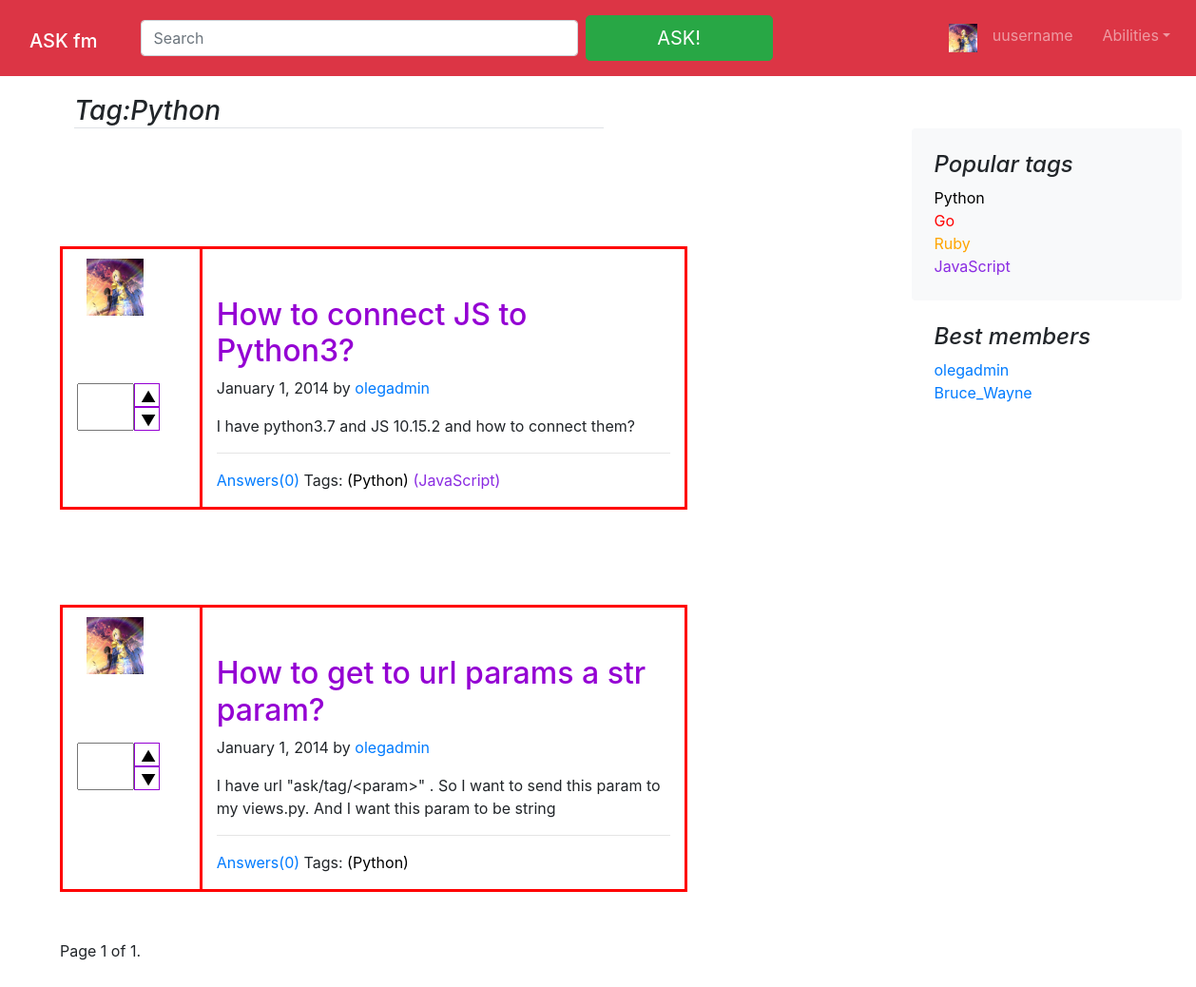
The app's page /tag/Python/ with its own data.
### ask/models.py (models this page shows, shortened)
class Tag(models.Model):
    name = models.CharField(max_length=15)
    color = models.CharField(max_length=15)
    object1 = TagManager
    class Meta:
        verbose_name = 'Тег'
        verbose_name_plural = 'Теги'

class Question(models.Model):
    title = models.CharField(max_length=255)
    text = models.TextField()
    author = models.ForeignKey(
        User, on_delete=models.SET_NULL, null=True, blank=True)
    pub_date = models.DateTimeField('date published')
    rating = models.IntegerField(default=0)
    tags = models.ManyToManyField(Tag)
    object1 = QuestionManager
    class Meta:
        verbose_name = 'Вопрос'
        verbose_name_plural = 'Вопросы'

### ask/views.py (the view)
# urls.py: url(r'^tag/(?P<tag_name>\w+)/$', views.tag, name='tag'),
def tag(request, tag_name):
    q = Question.objects.filter(tags__name__contains=tag_name)
    t = Tag.object1.besters()
    paginator = Paginator(q, 2)  # Show 1 contacts per page
    page = request.GET.get('page')
    question_list = paginator.get_page(page)
    return render(
        request,
        'ask/tag.html', {
            'tag_name': tag_name,
            'tags': t,
            'question_list': question_list,
            'users': User.objects.all(),
        }
    )

### ask/models.py (called while the page is built)
    def besters():
        return Tag.objects.order_by('id')

### ask/templates/ask/tag.html (shortened to what this page needs)
{% extends './base.html' %}
{% block content %}
  <main role="main" class="container-fluid m-5">
  <div class="row">
    <div class="col-md-8 col-sm-8 blog-main">
      <h3 class="mb-4 font-italic border-bottom">
      Tag:{{ tag_name }}
      </h3>
    </div>
{% for question in question_list %}
    <div class="container-fluid" style="margin-top: 0px">
      <div class="row">
        <div class="col col-2" style="border: 3px solid red;border-right: none">
         <a class="blog-post" href="#"><img src="/static/img/fffzRA7cwYA.jpg" width="60" height="60" style="margin: 10px"></a><br>
          <div class="btn-group" style="margin-top: 10%">
              <div><input style="width: 60px" type="number" id={{question.id}}></div>
          <div class="btn-group-vertical" style="margin-right: 50px">
            <button onmouseover="this.style.backgroundColor='green'"; onmouseout="this.style.backgroundColor='white'" ; style="height: 25px; width: 90%;" onclick="myFunction1({{question.id}})">▲</button>
            <button onmouseover="this.style.backgroundColor='red'"; onmouseout="this.style.backgroundColor='white'" ; style="height: 25px; width: 90%;" onclick="myFunction2({{question.id}})">▼</button>
          </div>
        </div>
        </div>
        <div class="col col-7" style="border: 3px solid red;">
        <div class="blog-post">
        <h2><a style="color: darkviolet" href="#">{{question.title}}</a></h2>
        <p class="blog-post-meta">January 1, 2014 by
          <a href="{% url 'ask:settings' %}">{{question.author}}</a>
        </p>
            {{question.text}}
          <hr>
            <p> <a href="{% url 'ask:question' question.id %}">Answers({{question.answer_set.count}})</a> Tags:
                {% for tag in question.tags.all%}
                <a href="{% url 'ask:tag' tag.name %}" style="color: {{tag.color}} ">({{tag.name}})</a>
                {% endfor%}
            </p>
        </div>
        </div>
      </div>
 </div>
{% endfor %}
      {% include "paginator.html" %}
  </div>
</main>
{% endblock %}

### ask/templates/ask/base.html (shortened to what this page needs)
{% load static %}
<!doctype html>
<html lang="en">
  <head>
    <link rel="stylesheet" href="{% static 'css/bootstrap.min.css' %}">
  </head>
  <body>
  <nav class="navbar navbar-expand-lg fixed-top navbar-dark bg-danger" style="margin-bottom: 1%">
    <h1><a class="navbar-brand col-3 col-sm-4 col-md-10" href="{% url 'ask:index' %}">ASK fm</a></h1>
    <form class="form-inline col-5 col-sm-5 col-md-5 col-lg-8 mr-sm-4 my-4 my-lg-2">
      <input class="form-control col-6 col-sm-5 col-md-7 mr-sm-2" type="text" placeholder="Search" aria-label="Search">
      <button class="btn btn-success btn-lg col-6 col-sm-5 col-md-3" href="{% url 'ask:ask' %}" type="submit">
        <a style="color: white" href="{% url 'ask:ask' %}">ASK!</a>
      </button>
    </form>
  <div class="col-3 col-sm-3 navbar-collapse offcanvas-collapse" id="navbarsExampleDefault">
    <ul class="navbar-nav mr-auto col-5">
      <li class="nav-item">
        <a class="nav-link" href="#"><img src="/static/img/fffzRA7cwYA.jpg" width="30" height="30"></a>
      </li>
      {% if user.is_authenticated %}
      <li class="nav-item">
        <a class="nav-link col-sm-4"  href="{% url 'ask:settings' %}">{{user.username}}</a>
      </li>
      {% else %}
      <li class="nav-item">
        <a class="nav-link col-sm-4"  href="#">uusername</a>
      </li>
  {% endif%}
      <li class="nav-item dropdown col-sm-4 ">
        <a class="nav-link dropdown-toggle" href="#" id="dropdown01" data-toggle="dropdown" aria-haspopup="true" aria-expanded="false">
          Abilities</a>
      </li>
    </ul>
  </div>
</nav>
  <div class="col-3 blog-sidebar float-right" style="margin-top: 85px;min-height: 500px">
      <div class="p-4 mb-8 bg-light rounded">
        <h4 class="font-italic">Popular tags</h4>
        {% for tag in tags %}
        <a href="{% url 'ask:tag' tag.name %}" ><p class="mb-0" style="color: {{tag.color}}"> {{tag.name}}</p></a>
        {% endfor %}
      </div>
    <div>
      <div class="p-4">
        <h4 class="font-italic">Best members</h4>
        <ol class="list-unstyled mb-0">
          {% for user in users%}
          <li><a href="{% url 'ask:settings' %}">{{user.username}}</a></li>
          {%endfor%}
        </ol>
      </div>
    </div>
    </div>
{% block content %}
{% endblock %}
  </body>
</html>

### ask/templates/ask/base.html (style rules this page uses)
.btn-group input { padding: 10px 10px; height: 50px; width: 60px; }
.btn-group button { background-color: white; border: 1px solid darkviolet; color: black; cursor: pointer; }
.btn-group button:after { content: ""; clear: both; display: table; }
.btn-group:after { content: ""; clear: both; display: table; }
main div { margin-top: 50px; }

### records on screen
Tag: name "Python"
Tag: name "Go"
Tag: name "Ruby"
Tag: name "JavaScript"
Question: title "How to connect JS to Python3?", author "olegadmin", text "I have python3.7 and JS 10.15.2 and how to connect them?", answer_set.count "0"
Question: title "How to get to url params a str param?", author "olegadmin", text "I have url \"ask/tag/<param>\" . So I want to send this param to my views.py. And I want this param to be string", answer_set.count "0"

### other values on screen
{{ user.username }} "olegadmin"
{{ user.username }} "Bruce_Wayne"
{{ question_list.number }} "1"
{{ question_list.paginator.num_pages }} "1"
